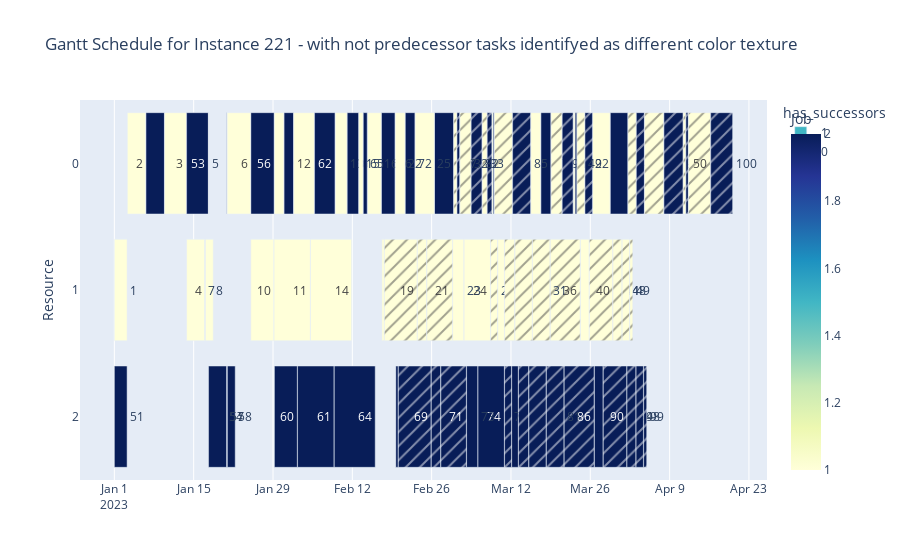

The cell this chart's notebook holds for it:
### Code cell
solutions_filepath = "../data/solutions/MMTSP-SAC_swap/"
instances_path = "../data/input/HRTInstances"

instance = read_input_files.read_file(
    os.path.join(instances_path, f"Instance_{instance_number}.txt")
)

df = read_solutions_files.get_solution_from_instance(
    solutions_filepath, instances_path, instance_number
).sort_values("Resource")
# gantt.plot_gantt_chart(df, instance_number)
gantt.plot_gantt_chart_with_predecessor_flag(
    prepare_resources.add_predecessor_flag(df, instance), instance_number
)
